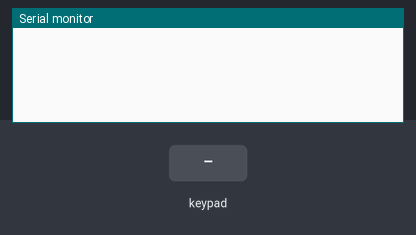
Bench run of a sketch on a simulated Arduino Uno, built with avr-gcc and run on an emulated ATmega328P. Parts: the last lines printed to the serial monitor. The test bench sets the inputs (shaded band).

Above: at 1.2 s.
1.3 s: key '1' pressed
At 1.8 s:
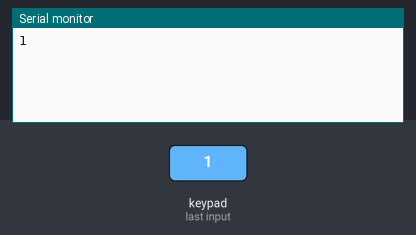
2.8 s: keypad keys 5 4 3 2 # pressed 0.4 s apart
At 5.6 s:
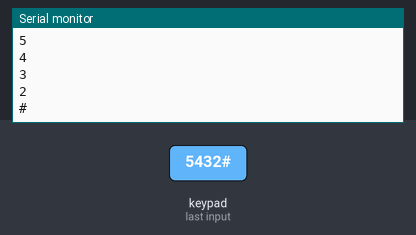
6.3 s: key '*' pressed
At 7.0 s:
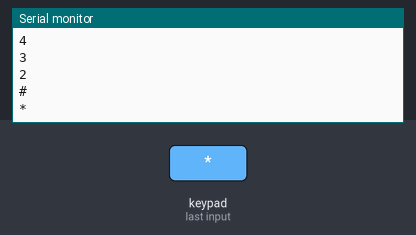
7.8 s: keypad keys 8 7 6 pressed 0.4 s apart
At 9.9 s:
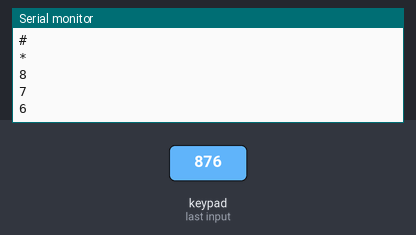
Timing chart, 0 to 11.4 s (numbered marks = the images above; inputs shaded):
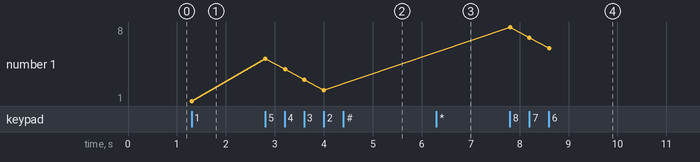

The sketch:

keypad_handler.ino
```cpp
#include <Keypad.h>

const byte rows = 4;
const byte cols = 3;
char keys[rows][cols] = {
  {'1', '2', '3'},
  {'4', '5', '6'},
  {'7', '8', '9'},
  {'*', '0', '#'}
};
byte rowPins[rows] = {5, 4, 3, 2};
byte colPins[cols] = {8, 7, 6};
Keypad keypad = Keypad(makeKeymap(keys), rowPins, colPins, rows, cols);

void setup() {
  // put your setup code here, to run once:
  Serial.begin(9600);
}

void loop() {
  // put your main code here, to run repeatedly:
  char key = keypad.getKey();

  if (key != NO_KEY) {
    Serial.println(key);
  }
}
```

Measured:
- after the input at 1.3 s, the serial monitor: prints a new line at once (image 1)
- after the input at 2.8 s, the serial monitor: prints a new line at once (image 2)
- after the input at 6.3 s, the serial monitor: prints a new line at once (image 3)
- after the input at 7.8 s, the serial monitor: prints a new line at once (image 4)
- plotted number 1: 1 → 2 after the input at 2.8 s, 2 → 6 after the input at 7.8 s
